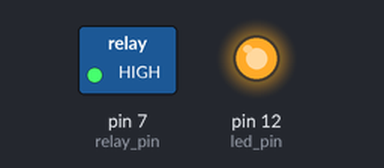
The sketch below on a simulated Arduino Uno, built with avr-gcc and run on an emulated ATmega328P. On the bench: switched loads named in the sketch (green lamp = pin HIGH), output pins drawn as LEDs (lit = HIGH).

Above: at 1.0 s.
At 3.0 s:
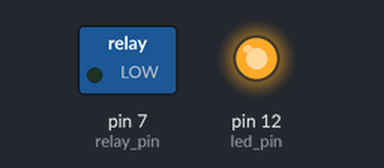
Timing chart, 0 to 5.2 s (numbered marks = the images above):
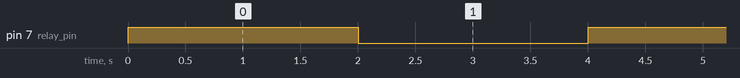

The sketch:

Interfacing_Relay_with_Arduino_Uno_code.ino
```cpp
int relay_pin = 7;
int led_pin = 12;
void setup()
{
  pinMode(relay_pin,OUTPUT);
  pinMode(led_pin,OUTPUT);
  digitalWrite(led_pin,HIGH);
}
void loop()
{
  digitalWrite(relay_pin,HIGH);
  delay(2000);
  digitalWrite(relay_pin,LOW);
  delay(2000);
}
```

Measured:
- by itself, pin 7 (relay_pin): alternates HIGH for 2.0 s and LOW for 2.0 s
